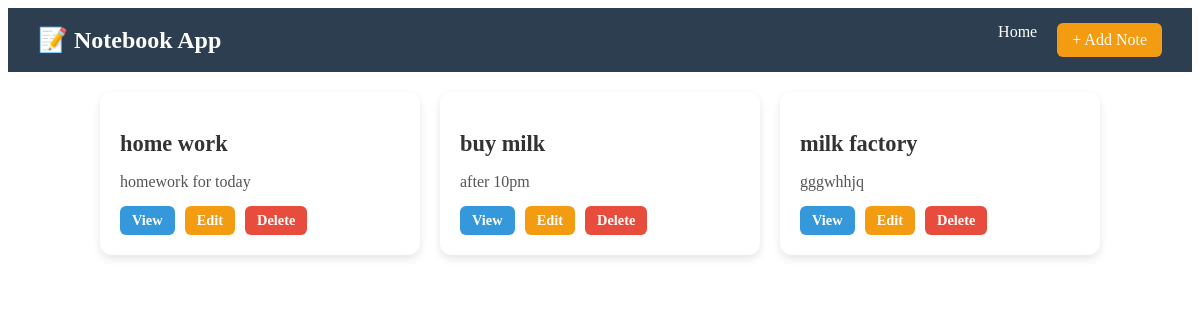
The app's page /note/display/, older data.
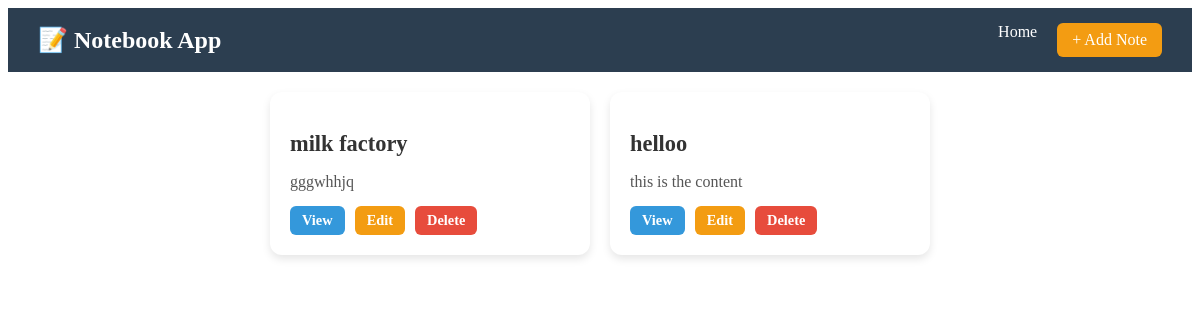
The same page, newer data.
### notes/models.py (models this page shows, shortened)
class Note(models.Model):
    title=models.CharField(max_length=200)
    content=models.TextField()
    created_at=models.DateTimeField(auto_now_add=True)

### notes/views.py (the view)
# urls.py: path('display/',views.display_items,name='display'),
def display_items(request):
    items=Note.objects.all()
    return render(request,'display.html',{'items':items})

### notes/templates/display.html
{% extends "index.html" %}
{% block content %}
<main class="notes">
  {% for item in items %}
  <div class="note-card">
    <h2>{{ item.title }}</h2>
    <p>{{ item.content }}</p>
    <div class="actions">
      <a href="{% url 'view_page' item.pk %}">View</a>
      <a href="{% url 'edit_page' item.pk %}">Edit</a>
      <a href="{% url 'delete_page' item.pk %}">Delete</a>
    </div>
  </div>
  {% endfor %}
</main>
{% endblock %}

Row changes from the older to the newer data that the page shows:
removed Note: title "home work", content "homework for today"
removed Note: title "buy milk", content "after 10pm"
added Note: title "helloo", content "this is the content"
